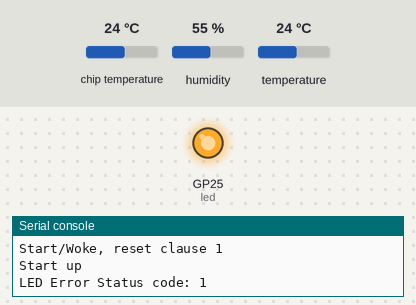
The program below on a simulated Raspberry Pi Pico running MicroPython. On the bench: output pins drawn as LEDs (lit = HIGH), the last lines printed to the serial console. The inputs (shaded band) are chosen by the test bench; at power-on: temperature 24 °C, chip temperature 24 °C, humidity 55 %. WiFi joins after 1.5 s; no MQTT or app messages arrive unless stated.

Above: at 1.7 s.
At 6.6 s:
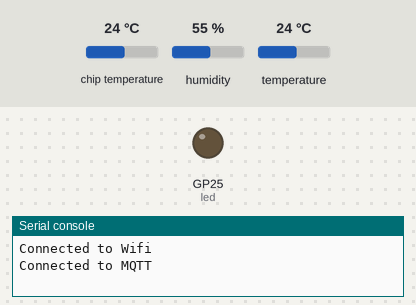
6.7 s: temperature set to 12 °C
Timing chart, 0 to 9.7 s (numbered marks = the images above; inputs shaded):
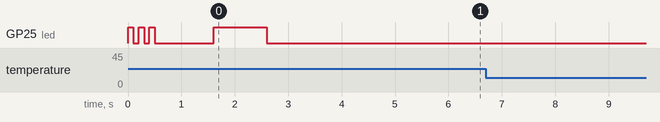

The program:

main.py
```python
import network
import rp2
import time
import machine
from machine import Pin
from umqtt.simple import MQTTClient
import dht
import urequests
import wifi_config
import mqtt_config

# Change this GPIO PIN where your DHT22 sensor is connected
DHT_22_GPIO_PIN = 28

def read_cpu_temp():
    """
        If you print the value of the temperature value you are going to get an integer number between 0 and 65535.
        So, we have to convert this value either to the Celsius degree scales.

        The temperature sensor works by delivering a voltage to the ADC4 pin that is proportional to the temperature.
        From the datasheet, a temperature of 27 degrees Celsius delivers a voltage of 0.706 V.
        With each additional degree the voltage reduces by 1.721 mV or 0.001721 V.
        The first step in converting the 16-bit temperature is to convert it back to volts, which is done based on the 3.3 V maximum voltage used by the Pico board.
        ref: https://how2electronics.com/read-temperature-sensor-value-from-raspberry-pi-pico/
    """
    cpu_temp_conversion_factor = 3.3 / 65535
    cpu_temp_sensor = machine.ADC(4)
    reading = cpu_temp_sensor.read_u16() * cpu_temp_conversion_factor
    temperature_c = 27 - (reading - 0.706) / 0.001721
    return temperature_c

def read_vsys():
    # Set pin 29 for the voltage reading
    # Note, this will break Wi-Fi until the pin is set back to original state
    # See lines below where the state is reset
    Pin(29, Pin.IN)
    Vsys = machine.ADC(3)
    conversion_factor = 3.3 * 3 / 65535
    reading = Vsys.read_u16() * conversion_factor

    # Reset pin back to the original state
    # This original state is found by printing the value of the pin at the start of this function
    # alt=7 seems to be Wi-Fi related, so
    Pin(29, Pin.ALT, Pin.PULL_DOWN, alt=7)

    return reading

def read_dht_22_raw(sensor):
    """
        reads the temperature and humidity from dht.DHT22 sensor.
        returns tuple(temperature, humidity) if no errors
        returns None if there was an error
    """
    try:
        sensor.measure()
        temperature = sensor.temperature()
        humidity = sensor.humidity()
        return temperature, humidity
    except OSError:
        return None

def read_dht_22_with_retry(sensor):
    """Same as [read_dht_22_raw] but tries a few times before giving up. Same returns as [read_dht_22_raw]"""
    count = 0
    while count < 2:
        reading = read_dht_22_raw(sensor)
        count += 1
        if reading is not None:
            return reading
        time.sleep(2)
    return None

def read_dht_22(sensor):
    """
        When DHT22 runs on 3.3v sometimes the output results are incomplete, at least what I've seen before
        i.e it can return 2deg, 0deg for a measurement, and the normal readings
        This is a hack to see if this solves this problem, we take 2 measurements and if they are not same (or close), discard
    """
    reading_1 = read_dht_22_with_retry(sensor)

    if reading_1 is None:
        print("read_dht_22, reading 1 is None. Abort")
        return None
    # print("Reading 1: {}".format(reading_1))

    time.sleep(2)

    reading_2 = read_dht_22_with_retry(sensor)

    if reading_2 is None:
        print("read_dht_22, reading 2 is None. Abort")
        return None

    # print("Reading 2: {}".format(reading_2))

    diff = abs(reading_1[0] - reading_2[0])
    #print("Reading between 1 and 2 is {}".format(diff))
    if diff > 2:
        print("Reading between 1 and 2 is more than 2 deg apart, {}".format(diff))
        return None

    return reading_1

def wlan_up(wlan):
    print("Connoting to Wifi...")
    wlan.active(True)
    print("Wifi chip is active ... wlan.connect now")
    wlan.connect(wifi_config.HOME_WIFI_SSID, wifi_config.HOME_WIFI_PWD)
    print("wlan.connect is done")

    # Wait for connect or fail
    max_wait = 10
    while max_wait > 0:
        if wlan.status() < 0 or wlan.status() >= 3:
            break
    max_wait -= 1
    print('waiting for connection...')
    time.sleep(1)

    if wlan.status() != 3:
        raise RuntimeError('network connection failed, {}'.format(wlan.status()))

    ifconfig = wlan.ifconfig()
    print(ifconfig)
    print("Connected to Wifi")
    return ifconfig

def led_error_code(led, error_code: int):
    """Blink LED for a given error code (int). error code == number of times to blink"""
    print("LED Error Status code: {}".format(error_code))

    # Run a quick 'start error code sequence'
    # So we know when LED error sequence starts
    start_sequence_counter = 0
    while start_sequence_counter < 3:
        led.value(True)
        time.sleep(0.1)
        led.value(False)
        time.sleep(0.1)
        start_sequence_counter += 1

    # Run real error code sequence
    blink_counter = 0
    while blink_counter < error_code:
        time.sleep(1)
        led.value(True)
        time.sleep(1)
        led.value(False)
        blink_counter += 1
    # Make sure to turn off LED when this subroutine finished
    led.value(False)
    print("LED Error Status code finished for: {}".format(error_code))


def main():
    print("Start up")

    # Set Wi-Fi Country
    rp2.country('NZ')
    wlan = network.WLAN(network.STA_IF)

    mqtt_client = MQTTClient(mqtt_config.MQTT_CLIENT_ID, mqtt_config.MQTT_HOST_NAME)

    sensor = dht.DHT22(Pin(DHT_22_GPIO_PIN))

    led = machine.Pin('LED', machine.Pin.OUT)
    led.value(False)

    led_error_code(led, 1)

    print("Enter main loop")

    while True:
        led.value(False)
        # Read vsys before doing any WiFi connections makes the board more stable over long runs
        vsys_volts = read_vsys()
        try:
            ifconfig = wlan_up(wlan)
        except Exception as e:
            print("Trouble to connecting WiFi: {}".format(e))
            # Should we raise a problem vs just try it again ?
            # raise RuntimeError('Trouble to connecting WiFi, {}'.format(e))
            led_error_code(led, 3)
            continue

        try:
            mqtt_client.connect()
            print("Connected to MQTT")
        except Exception as e:
            print("Trouble to connecting to MQTT: {}".format(e))
            # Should we raise a problem vs just try it again ?
            # raise RuntimeError('Trouble to connecting to MQTT, {}'.format(e))
            led_error_code(led, 2)
            continue

        dht22_reading = read_dht_22(sensor)

        debug_str = "None"
        if dht22_reading is not None:
            temp,hum = dht22_reading
            mqtt_client.publish("m/v1/home/{}/0/temperature".format(mqtt_config.MQTT_ZONE_ID), str(temp), retain=True)
            mqtt_client.publish("m/v1/home/{}/0/humidity".format(mqtt_config.MQTT_ZONE_ID), str(hum), retain=True)
            debug_str = "{} ; {}".format(temp, hum,)

        cpu_temp = read_cpu_temp()

        print("{} ; CPU: {} ; Vsys: {}".format(debug_str, cpu_temp, vsys_volts))

        # HW Info
        mqtt_client.publish("m/v1/hw/{}/cpu/temperature".format(mqtt_config.MQTT_HW_ID), str(cpu_temp), retain=True)
        mqtt_client.publish("m/v1/hw/{}/vsys/voltage".format(mqtt_config.MQTT_HW_ID), str(vsys_volts), retain=True)
        mqtt_client.publish("m/v1/hw/{}/wlan/info".format(mqtt_config.MQTT_HW_ID), str(ifconfig), retain=True)

        print("Killing the MQTT Connection")
        mqtt_client.disconnect()
        print("Going sleep ...")
        time.sleep(1)

        # Prep HW for sleep
        wlan.disconnect()
        wlan.active(False)
        wlan.deinit()
        machine.lightsleep(60000)
        print("Woke up ...")


print('Start/Woke, reset clause {}'.format(machine.reset_cause()))
main()
```

wifi_config.py
```python
HOME_WIFI_SSID = "YOUR_SSID"
HOME_WIFI_PWD = "YOUR_PWD"
```

mqtt_config.py
```python
MQTT_HW_ID = "picoDebug"
MQTT_ZONE_ID = "picoDebug"
MQTT_CLIENT_ID = "pico-temp-mqtt-debug"
MQTT_HOST_NAME = "mqtt.home"
```
